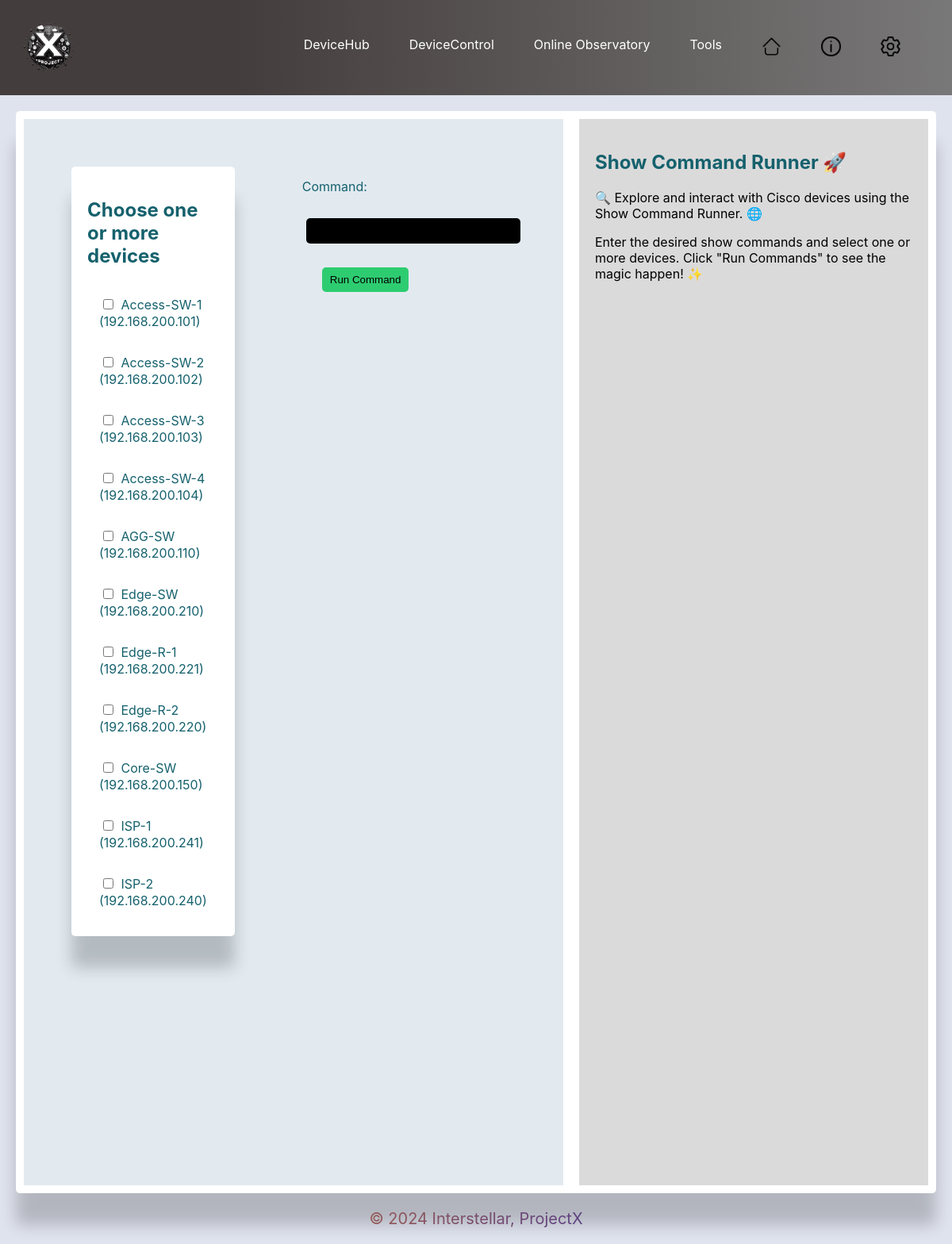
Page /devicecontrol/command-runner/ on the committed database.
### deviceHub/models.py (models this page shows, shortened)
class Device(models.Model):
    device_name = models.CharField(max_length=255)
    ip_address = models.GenericIPAddressField()
    device_type = models.CharField(max_length=255)
    manufacturer = models.CharField(max_length=255, blank=True, null=True)
    model = models.CharField(max_length=255, blank=True, null=True)
    location = models.CharField(max_length=255, blank=True, null=True)
    rack_loc = models.CharField(max_length=255, blank=True, null=True)

### deviceControl/views.py (the view, shortened to what this page needs)
# urls.py: path('command-runner/', views.show_command_runner, name='show_command_runner'),
def show_command_runner(request):
    devices = Device.objects.all()
    return render(request, 'show_command_runner.html', {'devices': devices})

### templates/show_command_runner.html (shortened to what this page needs)
{% extends 'base.html' %}
    {% load static %}
{% block content %}
<div class="show-command-container">
    <form method="post" action="{% url 'show_command_runner' %}" class="show-command-form">
        <div class="device-list-container">
            <h2> Choose one or more devices</h2>
            {% for device in devices %}
            {% if device.manufacturer == 'Cisco' %}
            <label class="device-checkbox">
                <input type="checkbox" name="selected_devices" value="{{ device.id }}">
                {{ device.device_name }} ({{ device.ip_address }})
            </label>
            {% endif %}
            {% endfor %}
        </div>
        <div class="command-input-container">
            <label for="command">Command:</label>
            <input type="text" id="command" name="command" required style="width: 250px;"><br></br>
            <button type="submit">Run Command</button><br></br>
        </div>
    </form>
    <div class="command-results-container">
    </div>
</div>
{% endblock %}
{% block help %}
<h2>Show Command Runner 🚀</h2>
<p>🔍 Explore and interact with Cisco devices using the Show Command Runner. 🌐</p>
<p>Enter the desired show commands and select one or more devices. Click "Run Commands" to see the magic happen! ✨</p>
{% endblock %}

### static/css/base.css (style rules this page uses)
:root { --font-family-sans-serif: -apple-system, BlinkMacSystemFont, "Segoe UI", Roboto, "Helvetica Neue", Arial, "Noto Sans", sans-serif, "Apple Color Emoji", "Segoe UI Emoji", "Segoe UI Symbol", "Noto Color Emoji"; --font-family-monospace: SFMono-Regular, Menlo, Monaco, Consolas, "Liberation Mono", "Courier New", monospace; }
html { font-family: sans-serif; }
body { font-family: sans-serif; margin: 0; padding: 0; font-family: -apple-system, BlinkMacSystemFont, "Segoe UI", Roboto, "Helvetica Neue", Arial, "Noto Sans", sans-serif, "Apple Color Emoji", "Segoe UI Emoji", "Segoe UI Symbol", "Noto Color Emoji"; background-color: #dfe3ee; background-size: cover; }
label { display: flex; margin-bottom: 5px; color: #15616d; align-items: center; }
input, button { padding: 8px 10px; border: none; border-radius: 5px; margin: 5px; background-color: #2ecc71; color: #000; cursor: pointer; }
.about-container h1, h2 { color: #15616d; z-index: 1; }
.device-list-container { display: flex; flex-direction: column; flex-wrap: wrap; padding: 20px; background-color: #fff; border-radius: 5px; box-shadow: 0px 40px 20px rgba(0, 0, 0, 0.20); width: 500px; }
.device-checkbox { display: block; margin: 15px; }
.show-command-container { display: flex; flex-direction: column; margin: 20px; padding: 20px; }
.show-command-form { display: flex; margin: 10px; padding: 10px; align-items: flex-start; }
.command-input-container { display: flex; flex-wrap: wrap; gap: 20px; padding: 15px; margin-left: 70px; }
.command-results-container { display: flex; flex-wrap: wrap; padding: 15px; margin-left: 100px; }
.command-input-container input { outline: none; background-color: #000000; color: #00ff22; font-family: monospace; font-size: 14px; }

### rows in the picture
Device: device_name "Access-SW-1", ip_address "192.168.200.101"
Device: device_name "Access-SW-2", ip_address "192.168.200.102"
Device: device_name "Access-SW-3", ip_address "192.168.200.103"
Device: device_name "Access-SW-4", ip_address "192.168.200.104"
Device: device_name "AGG-SW", ip_address "192.168.200.110"
Device: device_name "Edge-SW", ip_address "192.168.200.210"
Device: device_name "Edge-R-1", ip_address "192.168.200.221"
Device: device_name "Edge-R-2", ip_address "192.168.200.220"
Device: device_name "Core-SW", ip_address "192.168.200.150"
Device: device_name "ISP-1", ip_address "192.168.200.241"
Device: device_name "ISP-2", ip_address "192.168.200.240"
